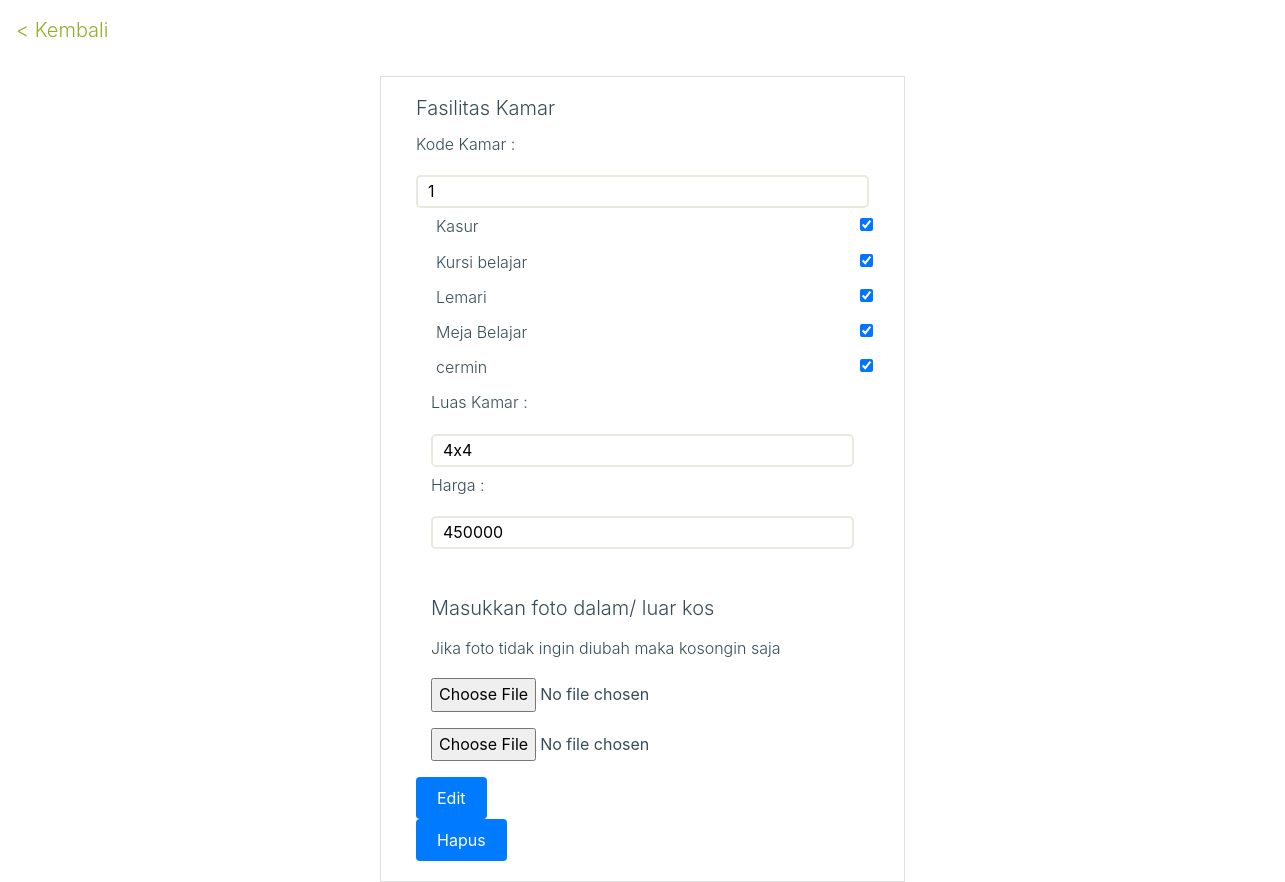
Screenshot of /kamar2.php?id=1 with the database file from the repository.
### tables this page shows
CREATE TABLE `tbkamar` (
  `kdkamar` int(5) NOT NULL,
  `lemari` int(2) DEFAULT NULL,
  `kasur` int(2) DEFAULT NULL,
  `mejabelajar` int(2) DEFAULT NULL,
  `kursi` int(2) DEFAULT NULL,
  `harga` int(10) DEFAULT NULL,
  `luaskamar` varchar(10) NOT NULL,
  `cermin` int(2) DEFAULT NULL,
  `kdkos` varchar(5) NOT NULL,
  `fotokamar` varchar(191) NOT NULL,
  `fotokamar1` varchar(191) NOT NULL,
  `status` int(1) NOT NULL DEFAULT '1' COMMENT '1 = kosong 0 = disewa 2 = di pesan	'
);

### kamar2.php (the view, shortened to what this page needs)
<?php
include 'koneksi.php';
?>
<!doctype html>
<html lang="en">
  <head>
    <link rel="stylesheet" href="fonts/icomoon/style.css">
    <link rel="stylesheet" href="css/bootstrap.min.css">
    <link rel="stylesheet" href="css/bootstrap-datepicker.css">
    <link rel="stylesheet" href="css/jquery.fancybox.min.css">
    <link rel="stylesheet" href="css/owl.carousel.min.css">
    <link rel="stylesheet" href="css/owl.theme.default.min.css">
    <link rel="stylesheet" href="fonts/flaticon/font/flaticon.css">
    <link rel="stylesheet" href="css/aos.css">
    <link rel="stylesheet" href="css/style.css">
    <link rel="stylesheet" href="font-awesome/css/font-awesome.css">
  </head>
  <body>
        <nav class="navbar navbar-light bg-transparant">
                <a class="navbar-brand" href="profilpemilik.php">
                 <p style="color: #91b029 ;" >< Kembali</p>
                </a>
              </nav>
             <?php
             $kdkamar = $_GET['id'];
             $ceksewa = mysqli_query($koneksi, "SELECT a.* from  tbkamar a where a.kdkamar='$kdkamar'");
             $ka = mysqli_fetch_array($ceksewa);
             ?>
<div class="container">
    <center>
    <form action="cekkamarup.php" method="POST" enctype="multipart/form-data">
    <div class="card-group col-sm-6">
         <div class="card">
             <div class="container">
            <div style="text-align:left;" class="card-body">
            <h5 class="card-title">Fasilitas Kamar</h5>
            <p class="card-title">Kode Kamar :</p>
            <input type="text" placeholder="luas kamar" name="kdkamar" id="luas kamar" value="<?php echo $ka['kdkamar'];?>" readonly >
              <div class="form-check">
              <?php
            $kasur= $ka['kasur'];
            $cekstatus="";
            if ($kasur==0) {
              $cekstatus="";
            }
            else {
              $cekstatus="checked";
            }
            ?>
               <div class="form-check">
               <?php echo "<input class='form-check-input' type='checkbox' name='kasur' value='1' id='defaultCheck1' ".$cekstatus." >";?>
               <label class="form-check-label" for="defaultCheck1">
                  Kasur
                </label>
               </div>
               <?php
            $kursi= $ka['kursi'];
            $cekstatus="";
            if ($kursi==0) {
              $cekstatus="";
            }
            else {
              $cekstatus="checked";
            }
            ?>
               <div class="form-check">
               <?php echo "<input class='form-check-input' type='checkbox' name='kursi' value='1' id='defaultCheck1' ".$cekstatus." >";?>
               <label class="form-check-label" for="defaultCheck1">
                  Kursi belajar
                </label>
               </div>
               <?php
            $lemari= $ka['lemari'];
            $cekstatus="";
            if ($lemari==0) {
              $cekstatus="";
            }
            else {
              $cekstatus="checked";
            }
            ?>
               <div class="form-check">
               <?php echo "<input class='form-check-input' type='checkbox' name='lemari' value='1' id='defaultCheck1' ".$cekstatus." >";?>
               <label class="form-check-label" for="defaultCheck1">
                  Lemari
                </label>
               </div>
               <?php
            $meja= $ka['mejabelajar'];
            $cekstatus="";
            if ($meja==0) {
              $cekstatus="";
            }
            else {
              $cekstatus="checked";
            }
            ?>
               <div class="form-check">
               <?php echo "<input class='form-check-input' type='checkbox' name='meja' value='1' id='defaultCheck1' ".$cekstatus." >";?>
               <label class="form-check-label" for="defaultCheck1">
                  Meja Belajar
                </label>
               </div>
               <?php
            $cermin= $ka['cermin'];
            $cekstatus="";
            if ($cermin==0) {
              $cekstatus="";
            }
            else {
              $cekstatus="checked";
            }
            ?>
               <div class="form-check">
               <?php echo "<input class='form-check-input' type='checkbox' name='cermin' value='1' id='defaultCheck1' ".$cekstatus." >";?>
               <label class="form-check-label" for="defaultCheck1">
                  cermin
                </label>
                  </div>
               </div>
               <div class="col-md-12 form-group">
               <p class="card-title">Luas Kamar :</p>
                 <input type="text" placeholder="luas kamar satuan meter" name="luas" id="luas kamar" value="<?php echo $ka['luaskamar'];?>" >
                 <p class="card-title">Harga :</p>
                 <input type="text" placeholder="harga" name="harga" id="luas kamar" value="<?php echo $ka['harga'];?>" onkeypress="return hanyaAngka(event)" required>
                </div>
               <br>
               <h5 class="col-md-12 form-group">Masukkan foto dalam/ luar kos</h5>
               <p class="col-md-12 form-group">Jika foto tidak ingin diubah maka kosongin saja</p>
               <div class="col-md-12 form-group">
               <input type="file" name="foto">
                 </div>
                 <div class= "col-md-12 form-group">
                 <input type="file" name="foto1">
               </div>
               <input class="btn btn-primary" type="submit" name="Daftar" value="Edit">
               <br>
               <a href="cekkamardel.php?id=<?php echo $kdkamar?>" class="btn btn-primary" onclick="return confirm('Apakah anda yakin ingin menghapus data ini?')">Hapus</a>&nbsp;
         </div>
    </center>
  </div>
  </body>
</html>

### css/style.css (style rules this page uses)
.card-body input[type="checkbox"] { margin: 5px 0; border-radius: 5px; border: 2px solid #e7ebdd ; width: 199%; padding-left: 10px; }
.card-body input[type="text"] { margin: 5px 0; border-radius: 5px; border: 2px solid #e7ebdd ; width: 100%; padding-left: 10px; }
html { overflow-x: hidden; }
body { line-height: 1.7; color: #364d59 !important; font-weight: 300; font-size: 1rem; }
a { -webkit-transition: .3s all ease; -o-transition: .3s all ease; transition: .3s all ease; text-decoration: none; }
h1, h2, h3, h4, h5, .h1, .h2, .h3, .h4, .h5 { font-weight: 300; color: #364d59; }
.btn { padding: 10px 20px; text-decoration: none; }

### kamar2.php (style rules this page uses)
body { background-image: url("images/penyewa.png"); background-size: cover; }

### rows the page displays
tbkamar: kdkamar "1", luas "4x4", harga "450000"
